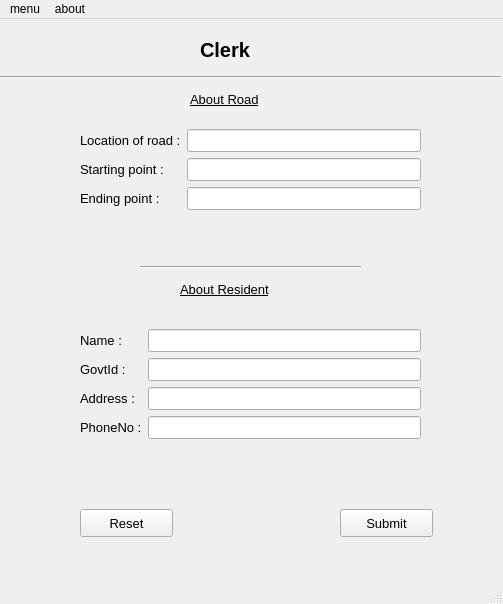
<?xml version="1.0" encoding="UTF-8"?>
<ui version="4.0">
 <class>MainWindow</class>
 <widget class="QMainWindow" name="MainWindow">
  <property name="geometry">
   <rect>
    <x>0</x>
    <y>0</y>
    <width>503</width>
    <height>604</height>
   </rect>
  </property>
  <property name="windowTitle">
   <string>MainWindow</string>
  </property>
  <widget class="QWidget" name="centralwidget">
   <property name="font">
    <font>
     <pointsize>10</pointsize>
    </font>
   </property>
   <widget class="QLabel" name="clerkLabel">
    <property name="geometry">
     <rect>
      <x>200</x>
      <y>10</y>
      <width>81</width>
      <height>41</height>
     </rect>
    </property>
    <property name="font">
     <font>
      <pointsize>15</pointsize>
      <weight>75</weight>
      <bold>true</bold>
     </font>
    </property>
    <property name="text">
     <string>Clerk</string>
    </property>
   </widget>
   <widget class="QWidget" name="formLayoutWidget">
    <property name="geometry">
     <rect>
      <x>80</x>
      <y>110</y>
      <width>341</width>
      <height>111</height>
     </rect>
    </property>
    <layout class="QFormLayout" name="formLayout">
     <item row="0" column="0">
      <widget class="QLabel" name="label">
       <property name="text">
        <string>Location of road :</string>
       </property>
      </widget>
     </item>
     <item row="0" column="1">
      <widget class="QLineEdit" name="locationInput"/>
     </item>
     <item row="1" column="0">
      <widget class="QLabel" name="label_2">
       <property name="text">
        <string>Starting point :</string>
       </property>
      </widget>
     </item>
     <item row="1" column="1">
      <widget class="QLineEdit" name="startingPointInput"/>
     </item>
     <item row="2" column="0">
      <widget class="QLabel" name="label_3">
       <property name="text">
        <string>Ending point :</string>
       </property>
      </widget>
     </item>
     <item row="2" column="1">
      <widget class="QLineEdit" name="endingPointInput"/>
     </item>
    </layout>
   </widget>
   <widget class="QLabel" name="label_4">
    <property name="geometry">
     <rect>
      <x>190</x>
      <y>70</y>
      <width>121</width>
      <height>21</height>
     </rect>
    </property>
    <property name="font">
     <font>
      <pointsize>10</pointsize>
      <underline>true</underline>
     </font>
    </property>
    <property name="text">
     <string>About Road</string>
    </property>
   </widget>
   <widget class="Line" name="line">
    <property name="geometry">
     <rect>
      <x>140</x>
      <y>240</y>
      <width>221</width>
      <height>16</height>
     </rect>
    </property>
    <property name="orientation">
     <enum>Qt::Horizontal</enum>
    </property>
   </widget>
   <widget class="Line" name="line_2">
    <property name="geometry">
     <rect>
      <x>0</x>
      <y>50</y>
      <width>501</width>
      <height>16</height>
     </rect>
    </property>
    <property name="orientation">
     <enum>Qt::Horizontal</enum>
    </property>
   </widget>
   <widget class="QLabel" name="label_5">
    <property name="geometry">
     <rect>
      <x>180</x>
      <y>260</y>
      <width>121</width>
      <height>21</height>
     </rect>
    </property>
    <property name="font">
     <font>
      <pointsize>10</pointsize>
      <underline>true</underline>
     </font>
    </property>
    <property name="text">
     <string>About Resident</string>
    </property>
   </widget>
   <widget class="QWidget" name="formLayoutWidget_2">
    <property name="geometry">
     <rect>
      <x>80</x>
      <y>310</y>
      <width>341</width>
      <height>141</height>
     </rect>
    </property>
    <layout class="QFormLayout" name="formLayout_2">
     <item row="0" column="0">
      <widget class="QLabel" name="label_6">
       <property name="text">
        <string>Name :</string>
       </property>
      </widget>
     </item>
     <item row="0" column="1">
      <widget class="QLineEdit" name="nameInput"/>
     </item>
     <item row="1" column="0">
      <widget class="QLabel" name="label_7">
       <property name="text">
        <string>GovtId :</string>
       </property>
      </widget>
     </item>
     <item row="1" column="1">
      <widget class="QLineEdit" name="govIdInput"/>
     </item>
     <item row="2" column="0">
      <widget class="QLabel" name="label_8">
       <property name="text">
        <string>Address :</string>
       </property>
      </widget>
     </item>
     <item row="2" column="1">
      <widget class="QLineEdit" name="addressInput"/>
     </item>
     <item row="3" column="0">
      <widget class="QLabel" name="label_9">
       <property name="text">
        <string>PhoneNo :</string>
       </property>
      </widget>
     </item>
     <item row="3" column="1">
      <widget class="QLineEdit" name="phoneNoInput"/>
     </item>
    </layout>
   </widget>
   <widget class="QPushButton" name="pushButton">
    <property name="geometry">
     <rect>
      <x>340</x>
      <y>490</y>
      <width>93</width>
      <height>28</height>
     </rect>
    </property>
    <property name="text">
     <string>Submit</string>
    </property>
   </widget>
   <widget class="QPushButton" name="pushButton_2">
    <property name="geometry">
     <rect>
      <x>80</x>
      <y>490</y>
      <width>93</width>
      <height>28</height>
     </rect>
    </property>
    <property name="text">
     <string>Reset</string>
    </property>
   </widget>
  </widget>
  <widget class="QMenuBar" name="menubar">
   <property name="geometry">
    <rect>
     <x>0</x>
     <y>0</y>
     <width>503</width>
     <height>26</height>
    </rect>
   </property>
   <widget class="QMenu" name="menumenu">
    <property name="title">
     <string>menu</string>
    </property>
   </widget>
   <widget class="QMenu" name="menuabout">
    <property name="title">
     <string>about</string>
    </property>
    <addaction name="actiondevelopers"/>
   </widget>
   <addaction name="menumenu"/>
   <addaction name="menuabout"/>
  </widget>
  <widget class="QStatusBar" name="statusbar"/>
  <action name="actiondevelopers">
   <property name="text">
    <string>developers</string>
   </property>
  </action>
 </widget>
 <resources/>
 <connections/>
</ui>
